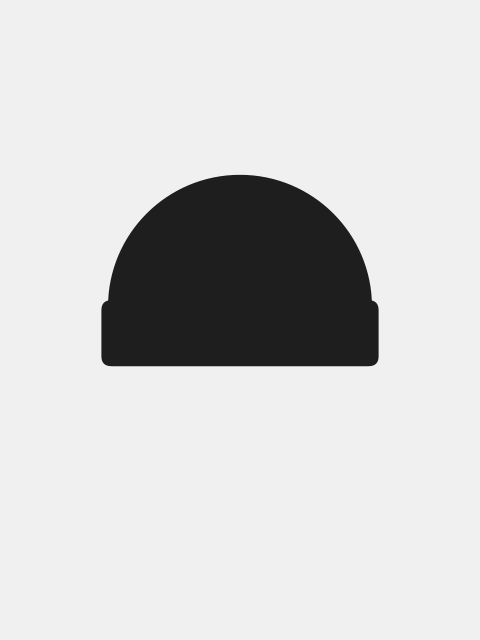
Frame 1 (no input)
Frame 2 (the mouse pressed at the canvas centre, redrawn once): identical to frame 1, image omitted

The Processing sketch that drew this single still picture (run headless with seeded random() and noise(); the mouse was pressed at the canvas centre and the sketch redrawn once):

// Processing sketch: one_flew_over_the_cuckoo_s_nest
// ── one_flew_over_the_cuckoo_s_nest.pde
// Manuale di Programmazione Cinematografica
// Daniele Olmisani, 2015

// One flew over the cukoo's nest (1975)


final color PAPER = color(240, 240, 240);
final color INK = color(30, 30, 30);


void setup() {
  size(480, 640);
  noLoop();
}


void draw() {

  final float SIZE = 0.55*min(width, height);
  
  translate(width/2.0, height/2.0);
  
  background(PAPER);
  fill(INK);
  
  noStroke();
  
  ellipseMode(CENTER);
  arc(0, -0.05*SIZE, SIZE, SIZE, -PI, 0);
  
  rectMode(CENTER);
  rect(0, 0.05*SIZE, 1.05*SIZE, 0.25*SIZE, 10);
  
  save("one-flew-over-the-cukoo-s-nest.png");
}
